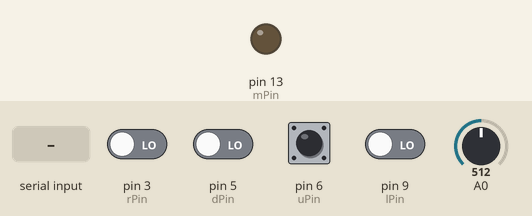
Simulated run of this sketch. Board: Arduino Uno, built with avr-gcc and run on an emulated ATmega328P. Parts: output pins drawn as LEDs (lit = HIGH). The test bench sets the inputs (shaded band); at power-on: pin 3 (rPin), pin 5 (dPin), pin 6 (uPin), pin 9 (lPin) LOW, A0 = 512. What the sketch prints to the serial monitor is not drawn.

Above: at 1.2 s.
1.3 s: "1" received over Serial
Timing chart, 0 to 4.3 s (numbered marks = the images above; inputs shaded):
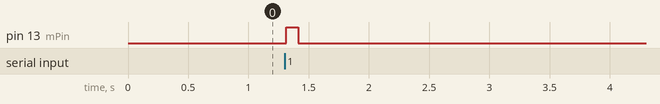

Measured:
- after the input at 1.3 s, pin 13 (mPin): LOW → HIGH at once, → LOW 0.10 s later

The sketch:

Arduino.ino
```cpp
//Student Name: Feiqi Wang
//Student Number: 200549389
//QMUL Email: ec20057@qmul.ac.uk
//Code for: IMDT 2020 Assignment 2 (Processing and Arduino Snake Game)

const int lPin = 9;  // the number of the left direction button pin
const int rPin = 3;  // the number of the right direction button pin
const int uPin = 6;  // the number of the up direction button pin
const int dPin = 5;  // the number of the down direction button pin
const int mPin = 13; // the number of the motor pin

int lState = 0;  // variable for reading the pushbutton status
int rState = 0;
int uState = 0;
int dState = 0;

void setup() {
  // initialize serial communications at 9600 bps:
  Serial.begin(9600);

  // initialize 4 button pins as input:
  pinMode(lPin,INPUT);
  pinMode(rPin,INPUT);
  pinMode(uPin,INPUT);
  pinMode(dPin,INPUT);

  // initialize motor pin as output:
  pinMode(mPin, OUTPUT);
}

void loop() {
  // read the state of the button value:
  lState = digitalRead(lPin);
  rState = digitalRead(rPin);
  uState = digitalRead(uPin);
  dState = digitalRead(dPin);

  // read the analog in value:
  int speedVal = analogRead(A0);

  // print the results to the Serial Monitor
  Serial.println("L"+ String(lState));
  Serial.println("R"+ String(rState));
  Serial.println("U"+ String(uState));
  Serial.println("D"+ String(dState));
  Serial.println("S"+ String(speedVal));

  char val;
   if (Serial.available())
   { // if data is available to read,
     val = Serial.read();
   }
   if (val == '1')
   { // if 1 was reveived
     digitalWrite(mPin,HIGH); //motor spins when snake hits walls
   } else {
     digitalWrite(mPin,LOW); // otherwise motor stay still
   }

  // wait 100 milliseconds before the next loop for the analog-to-digital
  // converter to settle after the last reading:
  delay(100);
}
```
